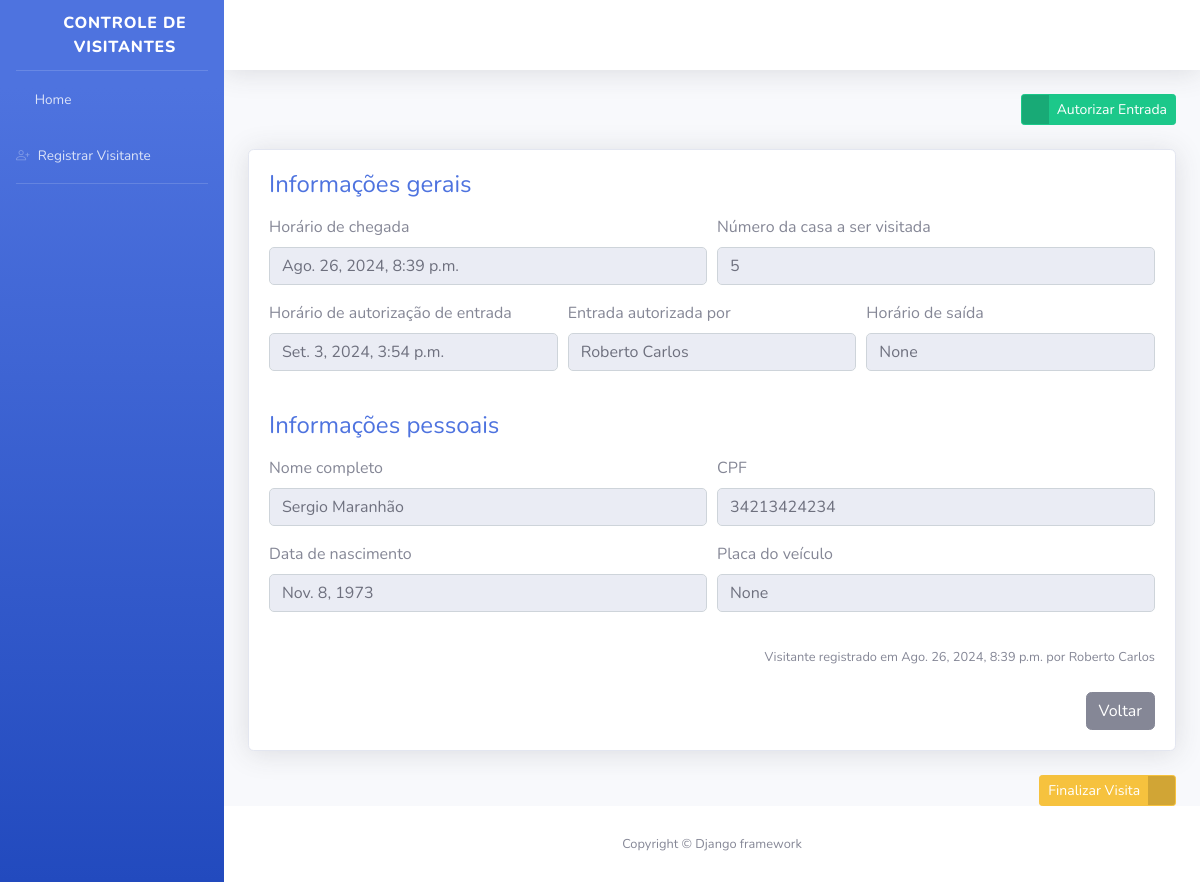
Page /informacoes-visitante/3/ (signed in) on the committed database.
### visitantes/models.py (models this page shows, shortened)
class Visitante(models.Model):
    registrado_por = models.ForeignKey(
        "porteiros.Porteiro",
        verbose_name="Porteiro responsável pelo registro",
        on_delete=models.PROTECT,
    )
    nome_completo = models.CharField(
        verbose_name="Nome Completo",
        max_length=150,
    )
    cpf = models.CharField(
        verbose_name="CPF",
        max_length=11,
    )
    data_nascimento = models.DateField(
        verbose_name="Data de Nascimento",
    )
    numero_casa = models.PositiveSmallIntegerField(
        verbose_name="Número da casa a ser visitada",
    )
    placa_veiculo = models.CharField(
        verbose_name="Placa do Veículo",
        max_length=7,
        blank=True,
        null=True,
    )
    horario_chegada = models.DateTimeField(
        verbose_name="Horário de Chegada na Portaria",
        auto_now_add=True,  # Define automaticamente a data/hora de criação
    )
    horario_saida = models.DateTimeField(
        verbose_name="Horário de saída do condomínio",
        blank=True,
        null=True,
    )
    horario_autorizacao = models.DateTimeField(
        verbose_name="Horário de Autorização de Entrada",
        blank=True,
        null=True,
    )
    morador_responsavel = models.CharField(
        verbose_name="Nome do morador responsável por autorizar a entrada",
        max_length=50,
        blank=True,
    )
    quantidade_visitantes = models.PositiveIntegerField(
        verbose_name="Quantidade de visitantes",
        default=1,
    )
    STATUS_VISITANTE = [
        ("AGUARDANDO", "Aguardando autorização"),
        ("EM_VISITA", "Em visita"),
        ("FINALIZADO", "Visita finalizada"),
    ]
    status = models.CharField(
        verbose_name="Status",
        max_length=10,
        choices=STATUS_VISITANTE,
        default="AGUARDANDO",
    )
    class Meta:
        verbose_name = "Visitante"
        verbose_name_plural = "Visitantes"
        db_table = "visitante"

### porteiros/models.py (models this page shows)
class Porteiro(models.Model):
    usuario = models.OneToOneField(
        settings.AUTH_USER_MODEL,
        verbose_name="Usuário",
        on_delete=models.PROTECT
    )
    nome_completo = models.CharField(
        verbose_name="Nome Completo",
        max_length=100
    )
    cpf = models.CharField(
        verbose_name="CPF",
        max_length=11
    )
    telefone = models.CharField(
        verbose_name="Telefone para Contato",
        max_length=11
    )
    data_nascimento = models.DateField(
        verbose_name="Data de Nascimento"
    )
    class Meta:
        verbose_name = "Porteiro"
        verbose_name_plural = "Porteiros"
        db_table = "porteiro"
    def __str__(self):
        return self.nome_completo

### visitantes/views.py (the view)
# urls.py: path('informacoes-visitante/<int:id>/', informacoes_visitante, name='informacoes_visitante'),
@login_required
def informacoes_visitante(request, id):
    visitante = get_object_or_404(Visitante, id=id)
    form = AutorizaVisitanteForm(instance=visitante)
    if request.method == "POST":
        form = AutorizaVisitanteForm(request.POST, instance=visitante)
        if form.is_valid():
            form.save()
            messages.success(request, "Visitante autorizado com sucesso.")
            return redirect("index")
    context = {
        "visitante": visitante,
        "form": form,
    }
    return render(request, "informacoes_visitante.html", context)

### visitantes/forms.py
class AutorizaVisitanteForm(forms.ModelForm):
    class Meta:
        model = Visitante
        fields = ['morador_responsavel']
        widgets = {
            'morador_responsavel': forms.TextInput(attrs={'placeholder': 'Nome do morador responsável', 'class': 'form-control'}),
        }
    class Meta:
        model = Visitante
        fields = ['morador_responsavel']

### templates/informacoes_visitante.html (shortened to what this page needs)
{% extends "base.html" %}
{% load widget_tweaks %}
{% block conteudo %}
<div class="container">
    <div class="d-sm-flex align-items-center justify-content-between mb-4">
        <a href="#" class="btn btn-success btn-icon-split btn-sm" data-toggle="modal" data-target="#modal1">
            <span class="icon text-white-50">
                <i class="fas fa-user-check"></i>
            </span>
            <span class="text">Autorizar Entrada</span>
        </a>
    </div>
    <div class="card shadow mb-4">
        <div class="card-body">
            <h4 class="mb-3 text-primary">Informações gerais</h4>
            <form>
                <div class="form-row">
                    <div class="form-group col-md-6">
                        <label>Horário de chegada</label>
                        <input type="text" class="form-control" value="{{ visitante.horario_chegada }}" disabled>
                    </div>
                    <div class="form-group col-md-6">
                        <label>Número da casa a ser visitada</label>
                        <input type="text" class="form-control" value="{{ visitante.numero_casa }}" disabled>
                    </div>
                </div>
                <div class="form-row">
                    <div class="form-group col-md-4">
                        <label>Horário de autorização de entrada</label>
                        <input type="text" class="form-control" value="{{ visitante.horario_autorizacao }}" disabled>
                    </div>
                    <div class="form-group col-md-4">
                        <label>Entrada autorizada por</label>
                        <input type="text" class="form-control" value="{{ visitante.registrado_por }}" disabled>
                    </div>
                    <div class="form-group col-md-4">
                        <label>Horário de saída</label>
                        <input type="text" class="form-control" value="{{ visitante.horario_saida }}" disabled>
                    </div>
                </div>
            </form>
            <h4 class="mb-3 mt-4 text-primary">Informações pessoais</h4>
            <form>
                <div class="form-row">
                    <div class="form-group col-md-6">
                        <label>Nome completo</label>
                        <input type="text" class="form-control" value="{{ visitante.nome_completo }}" disabled>
                    </div>
                    <div class="form-group col-md-6">
                        <label>CPF</label>
                        <input type="text" class="form-control" value="{{ visitante.cpf }}" disabled>
                    </div>
                </div>
                <div class="form-row">
                    <div class="form-group col-md-6">
                        <label>Data de nascimento</label>
                        <input type="text" class="form-control" value="{{ visitante.data_nascimento }}" disabled>
                    </div>
                    <div class="form-group col-md-6">
                        <label>Placa do veículo</label>
                        <input type="text" class="form-control" value="{{ visitante.placa_veiculo }}" disabled>
                    </div>
                </div>
            </form>
            <p class="text-right mt-3 mb-4">
                <small>Visitante registrado em {{ visitante.horario_chegada }} por {{ visitante.registrado_por }}</small>
            </p>
            <div class="text-right">
                <a href="{% url 'index' %}" class="btn btn-secondary">
                    <span class="text">Voltar</span>
                </a>
            </div>
        </div>
    </div>
    <div class="text-right mt-3">
        <form method="POST" action="{% url 'alterar_status_visitante' visitante.id %}">
            <button type="submit" class="btn btn-warning btn-icon-split btn-sm">
                <span class="text">Finalizar Visita</span>
                <span class="icon text-white-50">
                    <i class="fas fa-door-open"></i>
                </span>
            </button>
        </form>
    </div>
</div>
{% endblock %}

### templates/base.html (style rules this page uses)
.form-control { border-radius: 5px; box-shadow: none; border: 1px solid #ced4da; }

### rows in the picture
Visitante: horario_chegada "Ago. 26, 2024, 8:39 p.m.", numero_casa "5", horario_autorizacao "Set. 3, 2024, 3:54 p.m.", registrado_por "Roberto Carlos", horario_saida "None", nome_completo "Sergio Maranhão", cpf "34213424234", data_nascimento "Nov. 8, 1973", placa_veiculo "None"
